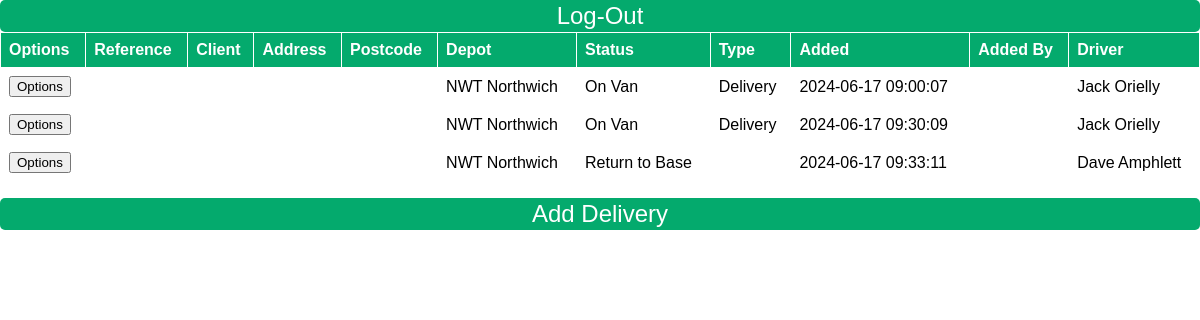
Page /wip/driver2.php (signed in) on the committed database.
### tables this page shows
CREATE TABLE deliveries (id INTEGER PRIMARY KEY AUTOINCREMENT, depot TEXT NOT NULL, createdby TEXT, type TEXT NOT NULL, company TEXT NOT NULL, location TEXT NOT NULL, docid TEXT, added TEXT, driver TEXT, assigned TEXT, status TEXT, completed TEXT, sign_name TEXT, signature TEXT, note TEXT);

### wip/driver2.php (the view, shortened to what this page needs)
<?php
require("data/global.php");
$db = new SQLite3($database);
$todaysDate = date("Y-m-d");
$mainSQL = "SELECT * FROM deliveries WHERE (added > '".$todaysDate."' OR status != 'Completed') AND (depot = '".$_SESSION['depot']."' AND depot !='') ORDER BY added ASC";
$mainRet = $db->query($mainSQL);
?>
<!DOCTYPE html>
<html lang="en">
<head>
</head>
<body>
<div id="logout">
    <form method='POST' action='adminDashboard.php'>
        <input class='settingsButton' type='submit' name='f' value='Log-Out' />
    </form>
</div>
<div id="container">
    <table id="deliveries">
        <tr>
            <th>Options</th>
            <th>Reference</th>
            <th>Client</th>
            <th>Address</th>
            <th>Postcode</th>
            <th>Depot</th>
            <th>Status</th>
            <th>Type</th>
            <th>Added</th>
            <th>Added By</th>
            <th>Driver</th>
        </tr>
        <?php while($row1 = $mainRet->fetchArray(SQLITE3_ASSOC)): ?>
            <?php
                $statusClass = strtolower(str_replace(" ", "", $row1['status']));
            ?>
            <tr class="<?= $statusClass ?>">
                <td><button class='optionsButton' onclick="showOptionsModal('<?= $row1['ID'] ?>')">Options</button></td>
                <td><?= $row1['reference'] ?></td>
                <td><?= $row1['client'] ?></td>
                <td><?= $row1['address'] ?></td>
                <td><?= $row1['postcode'] ?></td>
                <td><?= $row1['depot'] ?></td>
                <td><?= $row1['status'] ?></td>
                <td><?= $row1['type'] ?></td>
                <td><?= $row1['added'] ?></td>
                <td><?= $row1['addedBy'] ?></td>
                <td><?= $row1['driver'] ?></td>
            </tr>
        <?php endwhile; ?>
    </table>
</div>
<p><button class='addJobButton' onclick='showAddJobModal()'>Add Delivery</button></p>
</body>
</html>

### wip/driver2.php (style rules this page uses)
body { font-family: Arial, Helvetica, sans-serif; margin: 0; padding: 0; }
#deliveries { font-family: Arial, Helvetica, sans-serif; border-collapse: collapse; width: 100%; border-radius: 2px; }
#deliveries th, #deliveries td { border: 1px solid #FFF; padding: 8px; text-align: left; }
#deliveries th { background-color: #04AA6D; color: white; }
.actionJob, .settingsButton, .addJobButton { width: 100%; height: 32px; background-color: #04AA6D; color: white; border-radius: 5px; border: none; font-size: 24px; cursor: pointer; }

### rows in the picture
deliveries: depot "NWT Northwich", status "On Van", type "Delivery", added "2024-06-17 09:00:07", driver "Jack Orielly"
deliveries: depot "NWT Northwich", status "On Van", type "Delivery", added "2024-06-17 09:30:09", driver "Jack Orielly"
deliveries: depot "NWT Northwich", status "Return to Base", added "2024-06-17 09:33:11", driver "Dave Amphlett"
